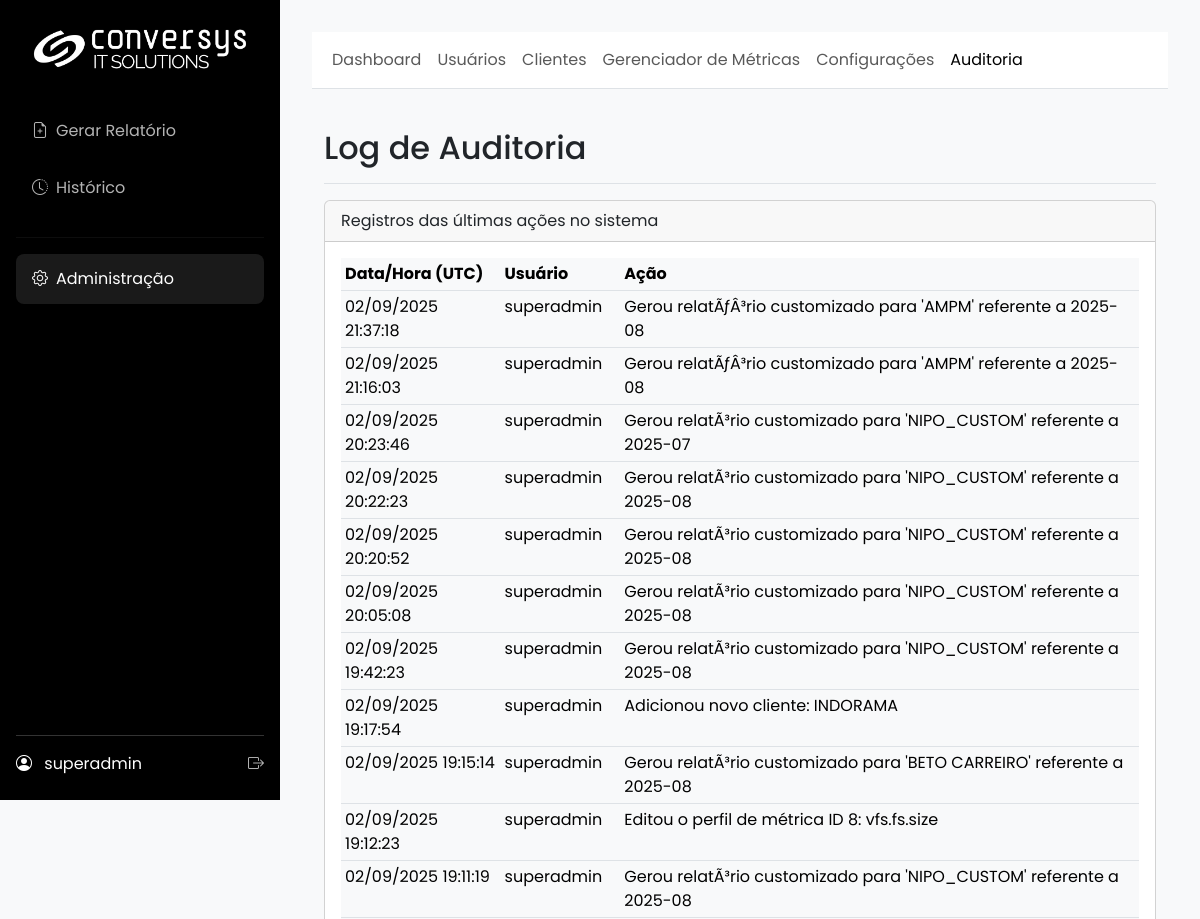
/admin/audit (signed in, upper part), run on an earlier commit of the app's database.
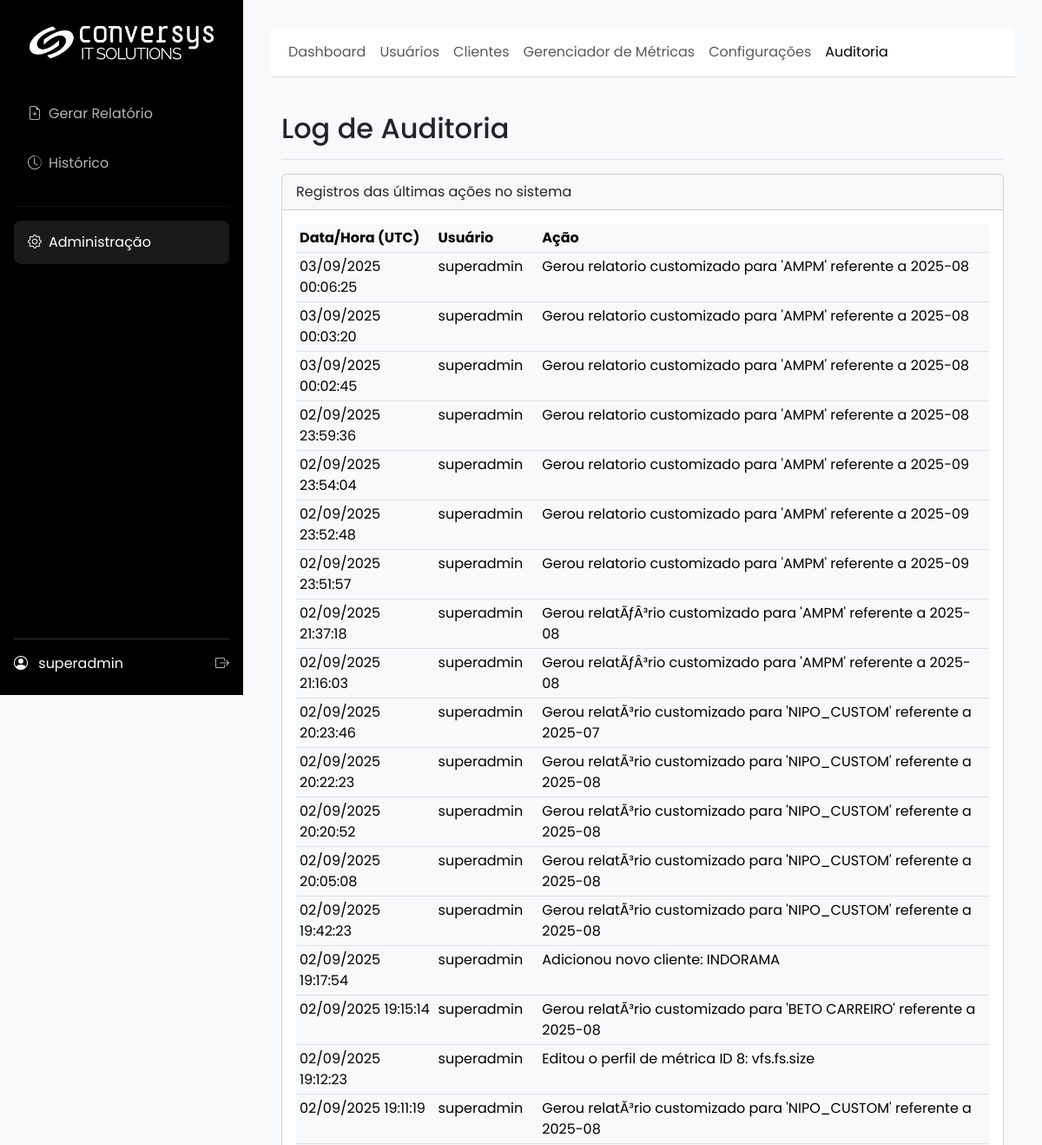
And on a later commit of the database.
### app/models.py (models this page shows)
class AuditLog(db.Model):
    id = db.Column(db.Integer, primary_key=True)
    user_id = db.Column(db.Integer, db.ForeignKey('user.id'), nullable=True)
    username = db.Column(db.String(64), nullable=False)
    action = db.Column(db.String(255), nullable=False)
    timestamp = db.Column(db.DateTime, default=dt.datetime.utcnow)
    user = db.relationship('User', backref='audit_logs')

### app/admin/routes.py (the view)
@admin.route('/audit')
@admin_required
def audit_log():
    _ensure_request_id()
    logs = AuditLog.query.order_by(AuditLog.timestamp.desc()).limit(200).all()
    _log_debug("Audit log listado", count=len(logs))
    return render_template('admin/audit_log.html', title="Log de Auditoria", logs=logs)

### app/__init__.py (called while the page is built)
@login_manager.user_loader
def load_user(user_id):
    from .models import User
    return db.session.get(User, int(user_id))

def _ensure_request_id():
    rid = getattr(g, "request_id", None)
    if not rid:
        rid = uuid.uuid4().hex
        g.request_id = rid
    return rid

### app/admin/routes.py (called while the page is built)
def _ensure_request_id():
    if not getattr(g, "request_id", None):
        g.request_id = uuid.uuid4().hex
    return g.request_id

def _log_debug(msg, **extra):
    rid = _ensure_request_id()
    payload = {"rid": rid, **extra}
    try:
        current_app.logger.debug(f"{msg} | {payload}")
    except Exception:
        print(f"DEBUG {msg} | {payload}")

### app/main/routes.py (called while the page is built, shortened)
@main.before_app_request
def before_request_func():
    cfg = SystemConfig.query.first()
    g.sys_config = cfg

### app/models.py (called while the page is built)
    def has_role(self, role_name):
        return self.role.name == role_name

### app/templates/admin/audit_log.html (shortened to what this page needs)
{% extends 'admin/base.html' %}
{% block admin_content %}
<div class="container-fluid">
    <div class="d-flex justify-content-between flex-wrap flex-md-nowrap align-items-center pt-3 pb-2 mb-3 border-bottom">
        <h1 class="h2">Log de Auditoria</h1>
    </div>
    <div class="card">
        <div class="card-header">
            Registros das últimas ações no sistema
        </div>
        <div class="card-body">
            <div class="table-responsive">
                <table class="table table-sm table-hover">
                    <thead>
                        <tr>
                            <th style="width: 20%;">Data/Hora (UTC)</th>
                            <th style="width: 15%;">Usuário</th>
                            <th>Ação</th>
                        </tr>
                    </thead>
                    <tbody>
                        {% for log in logs %}
                        <tr>
                            <td>{{ log.timestamp.strftime('%d/%m/%Y %H:%M:%S') }}</td>
                            <td>{{ log.username }}</td>
                            <td>{{ log.action }}</td>
                        </tr>
                        {% else %}
                        <tr>
                            <td colspan="3" class="text-center text-muted p-4">Nenhum registro de auditoria encontrado.</td>
                        </tr>
                        {% endfor %}
                    </tbody>
                </table>
            </div>
        </div>
    </div>
</div>
{% endblock %}

What changed in the data, as far as the page shows it:
added AuditLog: timestamp "03/09/2025 00:06:25", username "superadmin", action "Gerou relatorio customizado para 'AMPM' referente a 2025-08"
added AuditLog: timestamp "03/09/2025 00:03:20", username "superadmin", action "Gerou relatorio customizado para 'AMPM' referente a 2025-08"
added AuditLog: timestamp "03/09/2025 00:02:45", username "superadmin", action "Gerou relatorio customizado para 'AMPM' referente a 2025-08"
added AuditLog: timestamp "02/09/2025 23:59:36", username "superadmin", action "Gerou relatorio customizado para 'AMPM' referente a 2025-08"
added AuditLog: timestamp "02/09/2025 23:54:04", username "superadmin", action "Gerou relatorio customizado para 'AMPM' referente a 2025-09"
added AuditLog: timestamp "02/09/2025 23:52:48", username "superadmin", action "Gerou relatorio customizado para 'AMPM' referente a 2025-09"
added AuditLog: timestamp "02/09/2025 23:51:57", username "superadmin", action "Gerou relatorio customizado para 'AMPM' referente a 2025-09"
